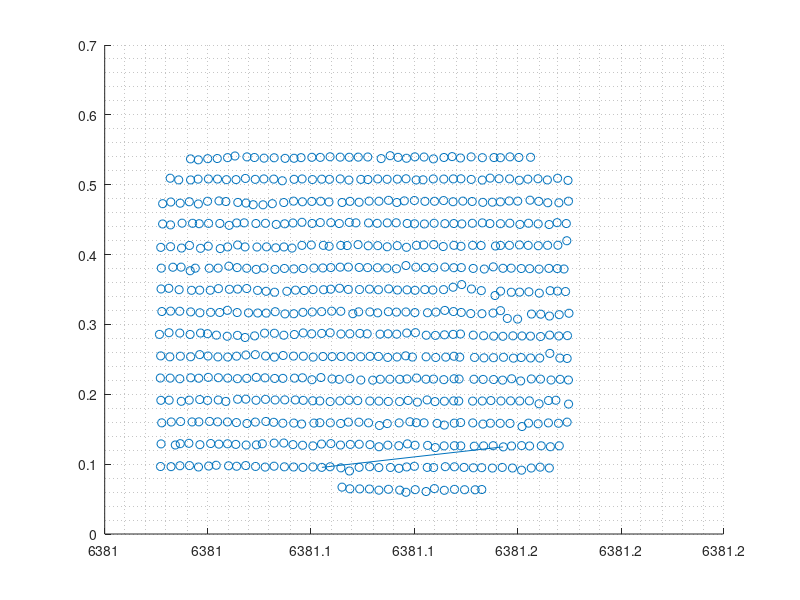

This chart was generated by the following MATLAB code:
clear; clc;
% load('Staloc.dat')
% Stalon = Staloc(:,1);
% Stalat = Staloc(:,2);
Staloc = load("sta_in.mat");
Stalon = Staloc.lon_sta';
Stalat = Staloc.lat_sta';
%%
file = load("Vs_inter.mat");
Vs_full = file.vs_inter;
mx = file.x;
my = file.y;
mz = file.z;

Clat1 = min(my); Clat2 = max(my);
Xlon = min(mx); Ylat = min(my);
lonunit = 2*pi*6359.752/360*cos((Clat1+Clat2)/2/180*pi)*1e3; % unit length of longitude                                    
latunit = 2*pi*6378.137/360*1e3; % unit length of latitude                        

nsta = length(Stalon);

staposx = zeros(nsta,1);
staposy = zeros(nsta,1);

staposx = (Stalon - Xlon)*lonunit;
staposy = (Stalat - Ylat)*latunit;
%% plot
scatter(staposx/1000,staposy/1000)
hold on
plot([staposx(400)/1000, staposx(100)/1000], [staposy(400)/1000, staposy(100)/1000])
grid minor
%% write
filename = 'stapos.dat';
fileid = fopen(filename,'w');
for i = 1:nsta
	sta = [staposx(i); staposy(i)];
% 	fprintf(fileid,'recv_%3.3d = %-f	%-f 	9000.0E3	%s\n',i,aft(1), aft(2), Staname{i});
    fprintf(fileid,'recv_%3.3d = %-f	%-f 	9000.0E3 \n',i,sta(1), sta(2));
end
fclose(fileid);

disp('haha');
